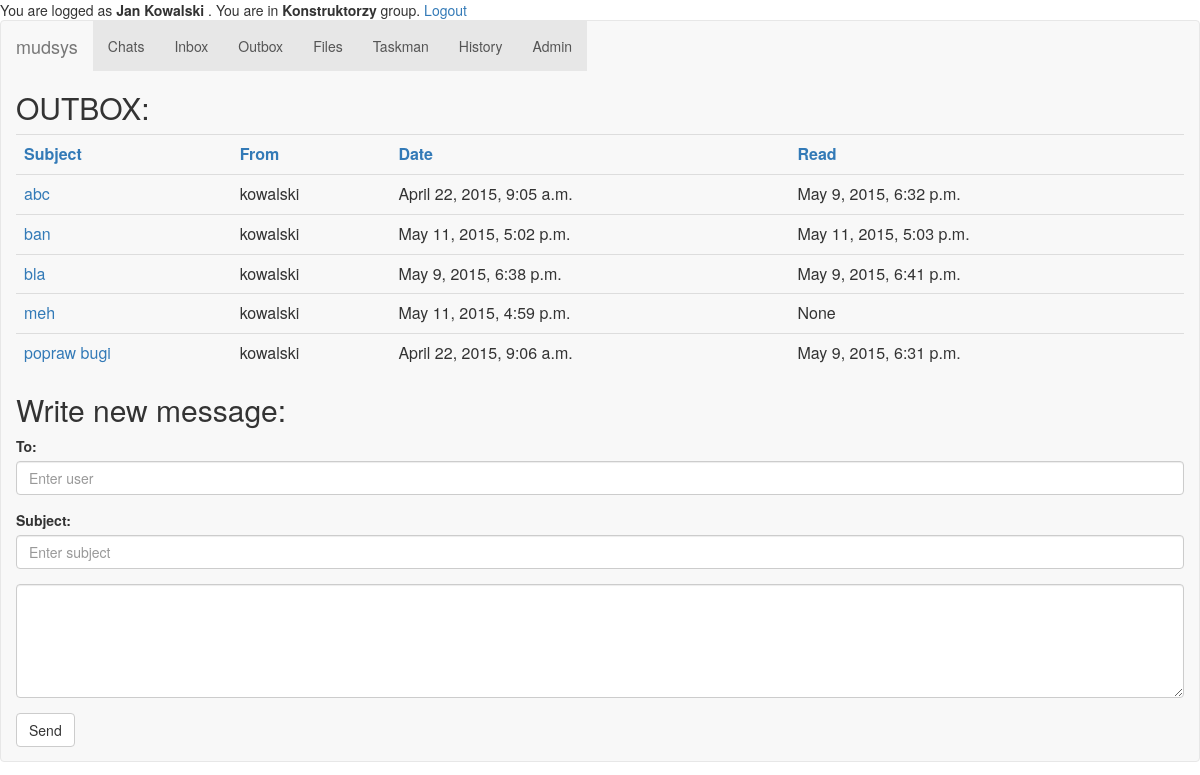
/pm/outbox/ (signed in), run on the app's committed database.
### privmsg/models.py (models this page shows, shortened)
class PMessage(models.Model):
	fromUser = models.ForeignKey(AUTH_USER_MODEL, related_name = "requests_from")
	toUser = models.ForeignKey(AUTH_USER_MODEL, related_name = "requests_to")
	subject = models.CharField(max_length=50)
	read = models.BooleanField(default = False)
	readdatetime = models.DateTimeField('date read', null = True)
	datetime = models.DateTimeField('date sent')
	content = models.CharField(max_length=200)

### privmsg/views.py (the view)
def outbox(request):
	outbox_list = PMessage.objects.filter(fromUser = request.user).order_by('subject')
	context = {
		'outbox_list': outbox_list,
	}
	return render(request,'pm/outbox.html', context)

### privmsg/templates/pm/outbox.html (shortened to what this page needs)
{% extends "base.html" %}
{% block content %}
<h2>OUTBOX:</h2>
{% if outbox_list %}
<table class="table">
  <tr>
    <th><a id="" href="{% url 'privmsg:outbox' %}">Subject</a></th>
    <th><a id="" href="{% url 'privmsg:outboxByUser' %}">From</a></th>
    <th><a id="" href="{% url 'privmsg:outboxByDate' %}">Date</a></th>
    <th><a id="" href="{% url 'privmsg:outboxByRead' %}">Read</a></th>
  </tr>
  {% for msg in outbox_list %}
  <tr>
    <td><a id="" href="{% url 'privmsg:show' msg.id %}">{{ msg.subject }}</a></td>
    <td>{{ msg.fromUser }}</td>
    <td>{{ msg.datetime }}</td>
    <td>{{ msg.readdatetime }}</td>
  </tr>
  {% endfor %}
</table>
{% else %}
Your outbox is empty
{% endif %}
<h2>Write new message:</h2>
  <form role="form" action="{% url 'privmsg:send' %}" method="post">
    <div class="form-group">
      <label for="touser">To:</label>
      <input type="touser" class="form-control" id="touser" name="touser" placeholder="Enter user">
    </div>
    <div class="form-group">
      <label for="subject">Subject:</label>
      <input type="subject" class="form-control" id="subject" name="subject" placeholder="Enter subject">
    </div>
    <div class="form-group">
      <textarea class="form-control" rows="5" id="content" name="content"></textarea>
    </div>
    <button type="submit" class="btn btn-default">Send</button>
  </form>
{% endblock %}

### templates/base.html (shortened to what this page needs)
{% load bootstrap3 %}
{% bootstrap_css %}
<body>
    {% if user.is_authenticated %}
    You are logged as <b> {{ user.get_full_name }} </b>. You are in <b>{{user.groups.all.0}}</b> group. <a href="/accounts/logout">Logout</a>
    {% else %}
    Please <a href="/accounts/login">login</a>
    {% endif %}
    {% block bootstrap3_content %}
    <nav class="navbar navbar-default">
        <div class="container-fluid">
            <div class="navbar-header">
                <a class="navbar-brand" href="#">mudsys</a>
            </div>
            <div class="collapse navbar-collapse" id="bs-example-navbar-collapse-1">
                <ul class="nav navbar-nav">
                <li class="active"><a href="/chats/">Chats <span class="sr-only">(current)</span></a></li>
                <li class="active"><a href="/pm/inbox/">Inbox <span class="sr-only">(current)</span></a></li>
                <li class="active"><a href="/pm/outbox/">Outbox <span class="sr-only">(current)</span></a></li>
                <li class="active"><a href="/files/">Files <span class="sr-only">(current)</span></a></li>
                <li class="active"><a href="/tasks/">Taskman <span class="sr-only">(current)</span></a></li>
                <li class="active"><a href="/history/">History<span class="sr-only">(current)</span></a></li>
                <li class="active"><a href="/admin/">Admin <span class="sr-only">(current)</span></a></li>
            </div>
            {% block content %}(no content){% endblock %}
        </div>
    </nav>
    {% endblock %}
</body>
</html>

### data on the page
PMessage: subject "abc", fromUser "kowalski", datetime "April 22, 2015, 9:05 a.m.", readdatetime "May 9, 2015, 6:32 p.m."
PMessage: subject "ban", fromUser "kowalski", datetime "May 11, 2015, 5:02 p.m.", readdatetime "May 11, 2015, 5:03 p.m."
PMessage: subject "bla", fromUser "kowalski", datetime "May 9, 2015, 6:38 p.m.", readdatetime "May 9, 2015, 6:41 p.m."
PMessage: subject "meh", fromUser "kowalski", datetime "May 11, 2015, 4:59 p.m.", readdatetime "None"
PMessage: subject "popraw bugi", fromUser "kowalski", datetime "April 22, 2015, 9:06 a.m.", readdatetime "May 9, 2015, 6:31 p.m."

### other printed values
{{ user.get_full_name }} "Jan Kowalski"
{{ user.groups.all.0 }} "Konstruktorzy"
